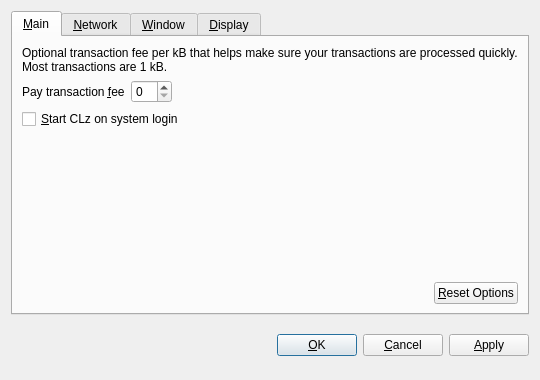
<?xml version="1.0" encoding="UTF-8"?>
<ui version="4.0">
 <class>OptionsDialog</class>
 <widget class="QDialog" name="OptionsDialog">
  <property name="geometry">
   <rect>
    <x>0</x>
    <y>0</y>
    <width>540</width>
    <height>380</height>
   </rect>
  </property>
  <property name="windowTitle">
   <string>Options</string>
  </property>
  <property name="modal">
   <bool>true</bool>
  </property>
  <layout class="QVBoxLayout" name="verticalLayout">
   <item>
    <widget class="QTabWidget" name="tabWidget">
     <property name="tabPosition">
      <enum>QTabWidget::North</enum>
     </property>
     <property name="currentIndex">
      <number>0</number>
     </property>
     <widget class="QWidget" name="tabMain">
      <attribute name="title">
       <string>&amp;Main</string>
      </attribute>
      <layout class="QVBoxLayout" name="verticalLayout_Main">
       <item>
        <widget class="QLabel" name="transactionFeeInfoLabel">
         <property name="text">
          <string>Optional transaction fee per kB that helps make sure your transactions are processed quickly. Most transactions are 1 kB.</string>
         </property>
         <property name="textFormat">
          <enum>Qt::PlainText</enum>
         </property>
         <property name="wordWrap">
          <bool>true</bool>
         </property>
        </widget>
       </item>
       <item>
        <layout class="QHBoxLayout" name="horizontalLayout_1_Main">
         <item>
          <widget class="QLabel" name="transactionFeeLabel">
           <property name="text">
            <string>Pay transaction &amp;fee</string>
           </property>
           <property name="textFormat">
            <enum>Qt::PlainText</enum>
           </property>
           <property name="buddy">
            <cstring>transactionFee</cstring>
           </property>
          </widget>
         </item>
         <item>
          <widget class="BitcoinAmountField" name="transactionFee"/>
         </item>
         <item>
          <spacer name="horizontalSpacer_1_Main">
           <property name="orientation">
            <enum>Qt::Horizontal</enum>
           </property>
           <property name="sizeHint" stdset="0">
            <size>
             <width>40</width>
             <height>20</height>
            </size>
           </property>
          </spacer>
         </item>
        </layout>
       </item>
       <item>
        <widget class="QCheckBox" name="bitcoinAtStartup">
         <property name="toolTip">
          <string>Automatically start CLz after logging in to the system.</string>
         </property>
         <property name="text">
          <string>&amp;Start CLz on system login</string>
         </property>
        </widget>
       </item>
       <item>
        <spacer name="verticalSpacer_Main">
         <property name="orientation">
          <enum>Qt::Vertical</enum>
         </property>
         <property name="sizeHint" stdset="0">
          <size>
           <width>20</width>
           <height>40</height>
          </size>
         </property>
        </spacer>
       </item>
       <item>
        <layout class="QHBoxLayout" name="horizontalLayout_2_Main">
         <item>
          <spacer name="horizontalSpacer_2_Main">
           <property name="orientation">
            <enum>Qt::Horizontal</enum>
           </property>
           <property name="sizeHint" stdset="0">
            <size>
             <width>40</width>
             <height>20</height>
            </size>
           </property>
          </spacer>
         </item>
         <item>
          <widget class="QPushButton" name="resetButton">
           <property name="toolTip">
            <string>Reset all client options to default.</string>
           </property>
           <property name="text">
            <string>&amp;Reset Options</string>
           </property>
           <property name="autoDefault">
            <bool>false</bool>
           </property>
          </widget>
         </item>
        </layout>
       </item>
      </layout>
     </widget>
     <widget class="QWidget" name="tabNetwork">
      <attribute name="title">
       <string>&amp;Network</string>
      </attribute>
      <layout class="QVBoxLayout" name="verticalLayout_Network">
       <item>
        <widget class="QCheckBox" name="mapPortUpnp">
         <property name="toolTip">
          <string>Automatically open the CLz client port on the router. This only works when your router supports UPnP and it is enabled.</string>
         </property>
         <property name="text">
          <string>Map port using &amp;UPnP</string>
         </property>
        </widget>
       </item>
       <item>
        <widget class="QCheckBox" name="connectSocks">
         <property name="toolTip">
          <string>Connect to the CLz network through a SOCKS proxy (e.g. when connecting through Tor).</string>
         </property>
         <property name="text">
          <string>&amp;Connect through SOCKS proxy:</string>
         </property>
        </widget>
       </item>
       <item>
        <layout class="QHBoxLayout" name="horizontalLayout_Network">
         <item>
          <widget class="QLabel" name="proxyIpLabel">
           <property name="text">
            <string>Proxy &amp;IP:</string>
           </property>
           <property name="textFormat">
            <enum>Qt::PlainText</enum>
           </property>
           <property name="buddy">
            <cstring>proxyIp</cstring>
           </property>
          </widget>
         </item>
         <item>
          <widget class="QValidatedLineEdit" name="proxyIp">
           <property name="maximumSize">
            <size>
             <width>140</width>
             <height>16777215</height>
            </size>
           </property>
           <property name="toolTip">
            <string>IP address of the proxy (e.g. 127.0.0.1)</string>
           </property>
          </widget>
         </item>
         <item>
          <widget class="QLabel" name="proxyPortLabel">
           <property name="text">
            <string>&amp;Port:</string>
           </property>
           <property name="textFormat">
            <enum>Qt::PlainText</enum>
           </property>
           <property name="buddy">
            <cstring>proxyPort</cstring>
           </property>
          </widget>
         </item>
         <item>
          <widget class="QLineEdit" name="proxyPort">
           <property name="maximumSize">
            <size>
             <width>55</width>
             <height>16777215</height>
            </size>
           </property>
           <property name="toolTip">
            <string>Port of the proxy (e.g. 9050)</string>
           </property>
          </widget>
         </item>
         <item>
          <widget class="QLabel" name="socksVersionLabel">
           <property name="text">
            <string>SOCKS &amp;Version:</string>
           </property>
           <property name="textFormat">
            <enum>Qt::PlainText</enum>
           </property>
           <property name="buddy">
            <cstring>socksVersion</cstring>
           </property>
          </widget>
         </item>
         <item>
          <widget class="QValueComboBox" name="socksVersion">
           <property name="toolTip">
            <string>SOCKS version of the proxy (e.g. 5)</string>
           </property>
          </widget>
         </item>
         <item>
          <spacer name="horizontalSpacer_Network">
           <property name="orientation">
            <enum>Qt::Horizontal</enum>
           </property>
           <property name="sizeHint" stdset="0">
            <size>
             <width>40</width>
             <height>20</height>
            </size>
           </property>
          </spacer>
         </item>
        </layout>
       </item>
       <item>
        <spacer name="verticalSpacer_Network">
         <property name="orientation">
          <enum>Qt::Vertical</enum>
         </property>
         <property name="sizeHint" stdset="0">
          <size>
           <width>20</width>
           <height>40</height>
          </size>
         </property>
        </spacer>
       </item>
      </layout>
     </widget>
     <widget class="QWidget" name="tabWindow">
      <attribute name="title">
       <string>&amp;Window</string>
      </attribute>
      <layout class="QVBoxLayout" name="verticalLayout_Window">
       <item>
        <widget class="QCheckBox" name="minimizeToTray">
         <property name="toolTip">
          <string>Show only a tray icon after minimizing the window.</string>
         </property>
         <property name="text">
          <string>&amp;Minimize to the tray instead of the taskbar</string>
         </property>
        </widget>
       </item>
       <item>
        <widget class="QCheckBox" name="minimizeOnClose">
         <property name="toolTip">
          <string>Minimize instead of exit the application when the window is closed. When this option is enabled, the application will be closed only after selecting Quit in the menu.</string>
         </property>
         <property name="text">
          <string>M&amp;inimize on close</string>
         </property>
        </widget>
       </item>
       <item>
        <spacer name="verticalSpacer_Window">
         <property name="orientation">
          <enum>Qt::Vertical</enum>
         </property>
         <property name="sizeHint" stdset="0">
          <size>
           <width>20</width>
           <height>40</height>
          </size>
         </property>
        </spacer>
       </item>
      </layout>
     </widget>
     <widget class="QWidget" name="tabDisplay">
      <attribute name="title">
       <string>&amp;Display</string>
      </attribute>
      <layout class="QVBoxLayout" name="verticalLayout_Display">
       <item>
        <layout class="QHBoxLayout" name="horizontalLayout_1_Display">
         <item>
          <widget class="QLabel" name="langLabel">
           <property name="text">
            <string>User Interface &amp;language:</string>
           </property>
           <property name="textFormat">
            <enum>Qt::PlainText</enum>
           </property>
           <property name="buddy">
            <cstring>lang</cstring>
           </property>
          </widget>
         </item>
         <item>
          <widget class="QValueComboBox" name="lang">
           <property name="toolTip">
            <string>The user interface language can be set here. This setting will take effect after restarting CLz.</string>
           </property>
          </widget>
         </item>
        </layout>
       </item>
       <item>
        <layout class="QHBoxLayout" name="horizontalLayout_2_Display">
         <item>
          <widget class="QLabel" name="unitLabel">
           <property name="text">
            <string>&amp;Unit to show amounts in:</string>
           </property>
           <property name="textFormat">
            <enum>Qt::PlainText</enum>
           </property>
           <property name="buddy">
            <cstring>unit</cstring>
           </property>
          </widget>
         </item>
         <item>
          <widget class="QValueComboBox" name="unit">
           <property name="toolTip">
            <string>Choose the default subdivision unit to show in the interface and when sending coins.</string>
           </property>
          </widget>
         </item>
        </layout>
       </item>
       <item>
        <widget class="QCheckBox" name="displayAddresses">
         <property name="toolTip">
          <string>Whether to show CLz addresses in the transaction list or not.</string>
         </property>
         <property name="text">
          <string>&amp;Display addresses in transaction list</string>
         </property>
        </widget>
       </item>
       <item>
        <spacer name="verticalSpacer_Display">
         <property name="orientation">
          <enum>Qt::Vertical</enum>
         </property>
         <property name="sizeHint" stdset="0">
          <size>
           <width>20</width>
           <height>40</height>
          </size>
         </property>
        </spacer>
       </item>
      </layout>
     </widget>
    </widget>
   </item>
   <item>
    <layout class="QHBoxLayout" name="horizontalLayout_Buttons">
     <item>
      <spacer name="horizontalSpacer_1">
       <property name="orientation">
        <enum>Qt::Horizontal</enum>
       </property>
       <property name="sizeHint" stdset="0">
        <size>
         <width>40</width>
         <height>48</height>
        </size>
       </property>
      </spacer>
     </item>
     <item>
      <widget class="QLabel" name="statusLabel">
       <property name="font">
        <font>
         <weight>75</weight>
         <bold>true</bold>
        </font>
       </property>
       <property name="text">
        <string/>
       </property>
       <property name="textFormat">
        <enum>Qt::PlainText</enum>
       </property>
       <property name="wordWrap">
        <bool>true</bool>
       </property>
      </widget>
     </item>
     <item>
      <spacer name="horizontalSpacer_2">
       <property name="orientation">
        <enum>Qt::Horizontal</enum>
       </property>
       <property name="sizeHint" stdset="0">
        <size>
         <width>40</width>
         <height>48</height>
        </size>
       </property>
      </spacer>
     </item>
     <item>
      <widget class="QPushButton" name="okButton">
       <property name="text">
        <string>&amp;OK</string>
       </property>
      </widget>
     </item>
     <item>
      <widget class="QPushButton" name="cancelButton">
       <property name="text">
        <string>&amp;Cancel</string>
       </property>
       <property name="autoDefault">
        <bool>false</bool>
       </property>
      </widget>
     </item>
     <item>
      <widget class="QPushButton" name="applyButton">
       <property name="text">
        <string>&amp;Apply</string>
       </property>
       <property name="autoDefault">
        <bool>false</bool>
       </property>
      </widget>
     </item>
    </layout>
   </item>
  </layout>
 </widget>
 <customwidgets>
  <customwidget>
   <class>BitcoinAmountField</class>
   <extends>QSpinBox</extends>
   <header>bitcoinamountfield.h</header>
  </customwidget>
  <customwidget>
   <class>QValueComboBox</class>
   <extends>QComboBox</extends>
   <header>qvaluecombobox.h</header>
  </customwidget>
  <customwidget>
   <class>QValidatedLineEdit</class>
   <extends>QLineEdit</extends>
   <header>qvalidatedlineedit.h</header>
  </customwidget>
 </customwidgets>
 <resources/>
 <connections/>
</ui>
